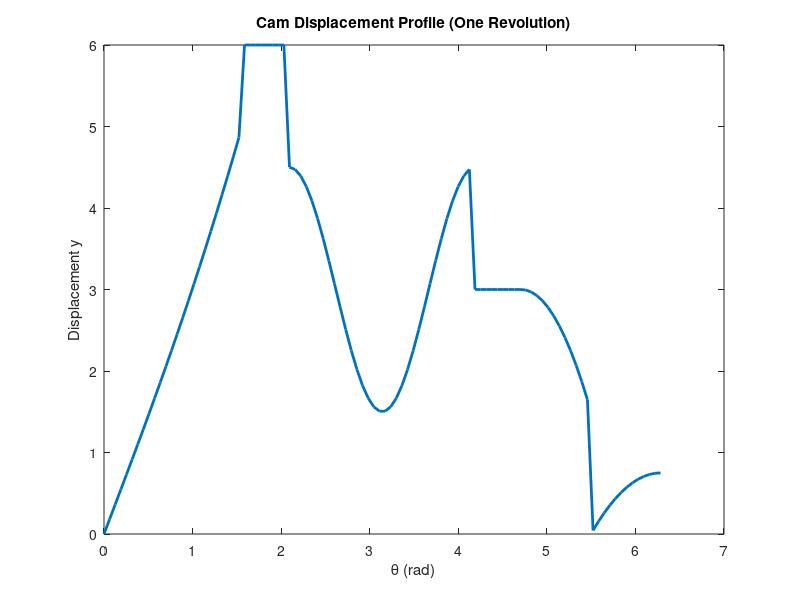

This figure's MATLAB source:

theta = linspace(0, 2*pi, 100);
y = zeros(size(theta));

for i = 1:length(theta)
    t = theta(i);

    if t >= 0 && t < pi/2
        y(i) = 6 * (2*t - 0.5*sin(t)) / pi;

    elseif t >= pi/2 && t < 2*pi/3
        y(i) = 6;

    elseif t >= 2*pi/3 && t < 4*pi/3
        y(i) = 6 - 3 * (1 - 0.5*cos(3*(t - 2*pi/3)));

    elseif t >= 4*pi/3 && t < 3*pi/2
        y(i) = 3;

    elseif t >= 3*pi/2 && t < 7*pi/4
        y(i) = 3 - 1.5 * ((t - 3*pi/2)/(pi/4))^2;

    else
        y(i) = 0.75 - 0.75 * (1 - (t - 7*pi/4)/(pi/4))^2;
    end
end

plot(theta, y, 'LineWidth', 2)
xlabel('\theta (rad)')
ylabel('Displacement y')
title('Cam Displacement Profile (One Revolution)')
